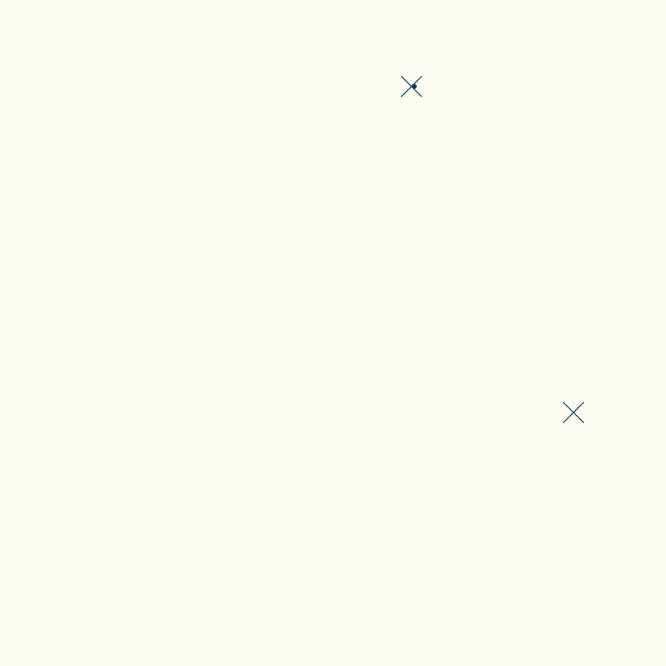
Frame 1 (no input)
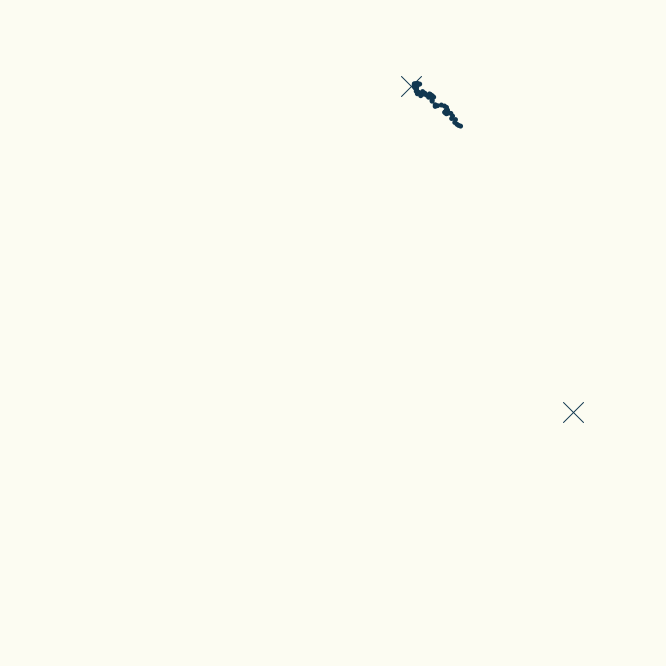
Frame 60 (the mouse pressed at the canvas centre just before this capture)
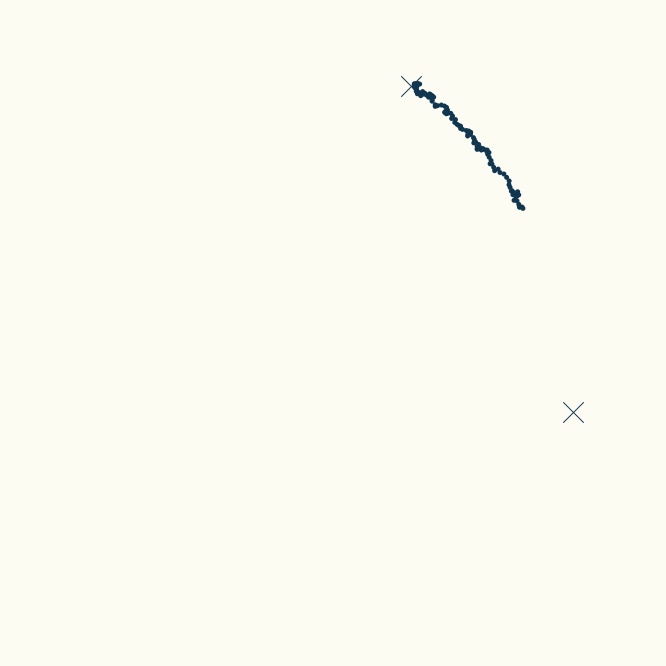
Frame 120 (the mouse held since frame 60 and released just before this capture)

The Processing sketch that drew these frames (run headless with seeded random() and noise(); from frame 60 on, the mouse is pressed at the canvas centre):

// Processing sketch: sketch_20221018_longwayhome
// ── sketch_20221018_longwayhome.pde
// 20221018 - the long way home

color paper = #FCFCF2;
color ink = #113750;

float x, y, px, py;
float size = 5;
float speed = size * .4;

float workX, workY;
float homeX, homeY;

void setup(){
  size(666, 666);
  background(paper);
  fill(ink);
  stroke(ink);
  
  workX = random(width*.1, width*.9);
  workY = random(0, height/2);
  
  homeX = random(width*.1, width*.9);
  homeY = random(height/2, height);
  
  x = workX;
  y = workY;
  
  line(workX-10, workY-10, workX+10, workY+10);
  line(workX+10, workY-10, workX-10, workY+10);
  line(homeX-10, homeY-10, homeX+10, homeY+10);
  line(homeX+10, homeY-10, homeX-10, homeY+10);
}

// make a turtle that wanders the page
// ending when it reaches home
// random walk, weighted right and to the left
void draw(){
  px = x;
  py = y;
  // x and y each take somewhere between
  // two steps forward and one step back
  if(x < homeX){
    x += random(-1 * speed, 2 * speed);
  } else {
    x -= random(-1 * speed, 2 * speed);
  }
  
  if(y < homeY){
    y += random(-1 * speed, 2 * speed);
  } else {
    y -= random(-1 * speed, 2 * speed);
  }
  
  //strokeWeight(size);
  stroke(ink);
  line(px, py, x, y);
  noStroke();
  ellipse(x, y, size, size);
  
  if(x - homeX < 5 && x - homeX > -5
     && y - homeY < 5 && y - homeY > -5){
    noLoop();
    save("longwayhome.png");
    println("I'm home!");
  }
}
